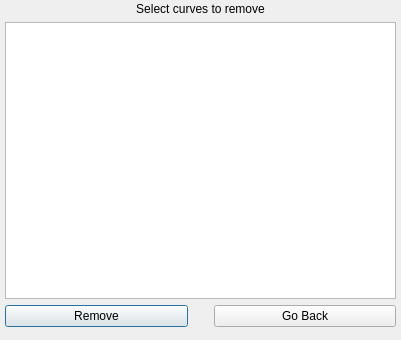
<?xml version="1.0" encoding="UTF-8"?>
<ui version="4.0">
 <class>SelectRemoveCurveWindowDialog</class>
 <widget class="QDialog" name="SelectRemoveCurveWindowDialog">
  <property name="geometry">
   <rect>
    <x>0</x>
    <y>0</y>
    <width>401</width>
    <height>340</height>
   </rect>
  </property>
  <property name="windowTitle">
   <string>SelectRemoveCurveWindowDialog</string>
  </property>
  <widget class="QWidget" name="verticalLayoutWidget">
   <property name="geometry">
    <rect>
     <x>0</x>
     <y>-1</y>
     <width>401</width>
     <height>331</height>
    </rect>
   </property>
   <layout class="QVBoxLayout" name="verticalLayout">
    <property name="spacing">
     <number>-1</number>
    </property>
    <property name="leftMargin">
     <number>5</number>
    </property>
    <property name="topMargin">
     <number>3</number>
    </property>
    <property name="rightMargin">
     <number>5</number>
    </property>
    <property name="bottomMargin">
     <number>3</number>
    </property>
    <item>
     <widget class="QLabel" name="label">
      <property name="text">
       <string>Select curves to remove</string>
      </property>
      <property name="alignment">
       <set>Qt::AlignCenter</set>
      </property>
     </widget>
    </item>
    <item>
     <widget class="QListView" name="listViewCurves"/>
    </item>
    <item>
     <layout class="QHBoxLayout" name="horizontalLayout">
      <item>
       <widget class="QPushButton" name="pushButtonRemove">
        <property name="text">
         <string>Remove</string>
        </property>
       </widget>
      </item>
      <item>
       <spacer name="horizontalSpacer">
        <property name="orientation">
         <enum>Qt::Horizontal</enum>
        </property>
        <property name="sizeType">
         <enum>QSizePolicy::Preferred</enum>
        </property>
        <property name="sizeHint" stdset="0">
         <size>
          <width>20</width>
          <height>20</height>
         </size>
        </property>
       </spacer>
      </item>
      <item>
       <widget class="QPushButton" name="pushButtonBack">
        <property name="text">
         <string>Go Back</string>
        </property>
       </widget>
      </item>
     </layout>
    </item>
   </layout>
  </widget>
 </widget>
 <layoutdefault spacing="6" margin="11"/>
 <resources/>
 <connections>
  <connection>
   <sender>pushButtonRemove</sender>
   <signal>clicked()</signal>
   <receiver>SelectRemoveCurveWindowDialog</receiver>
   <slot>removeButtonPressed()</slot>
   <hints>
    <hint type="sourcelabel">
     <x>96</x>
     <y>309</y>
    </hint>
    <hint type="destinationlabel">
     <x>160</x>
     <y>312</y>
    </hint>
   </hints>
  </connection>
  <connection>
   <sender>pushButtonBack</sender>
   <signal>clicked()</signal>
   <receiver>SelectRemoveCurveWindowDialog</receiver>
   <slot>removeButtonPressed()</slot>
   <hints>
    <hint type="sourcelabel">
     <x>362</x>
     <y>309</y>
    </hint>
    <hint type="destinationlabel">
     <x>235</x>
     <y>323</y>
    </hint>
   </hints>
  </connection>
 </connections>
 <slots>
  <slot>removeButtonPressed()</slot>
  <slot>backButtonPressed()</slot>
 </slots>
</ui>
